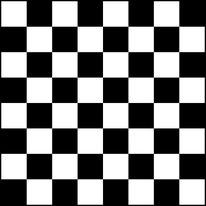
#> input picture Harris/Images/chess.jpeg, 206 x 206 px
$ python -i harris.py   (imports and definitions only)   (older library calls are emulated)
#> lines starting #> are read from the running program, lines starting #| are printed output that depends on the picture
#> further down, picture is the input picture: shape (206, 206, 3); min 0, max 255, mean 124.4
### Harris/utiles.py
import cv2
import matplotlib.pyplot as plt
import numpy as np


def gradient_x(imggray , k_size):

    if k_size == 5:
        kernel_x = np.array([
            [-2, -1, 0, 1, 2],
            [-2, -1, 0, 1, 2],
            [-4, -2, 0, 2, 4],
            [-2, -1, 0, 1, 2],
            [-2, -1, 0, 1, 2]])

    elif k_size == 3:
        kernel_x = np.array([
            [-1, 0, 1],
            [-2, 0, 2],
            [-1, 0, 1]])

    return convolution( imggray, kernel_x )

def gradient_y(imggray, k_size):
    if k_size == 5:
        kernel_y = np.array([
            [-2, -2, -4, -2, -2],
            [-1, -1, -2, -1, -1],
            [ 0,  0,  0,  0,  0],
            [ 1,  1,  2,  1,  1],
            [ 2,  2,  4,  2,  2]])

    elif k_size == 3:
        kernel_y = np.array([
        [1, 2, 1],
        [0, 0, 0],
        [-1, -2, -1]])

    return convolution( imggray, kernel_y )


def gaussian_filter(img, m, n, sigma):
    gaussian = np.zeros((m, n))
    m = m//2
    n = n//2
    for i in range(-m, m+1):
        for j in range(-n, n+1):
            x1 = sigma*(2*np.pi)**2
            x2 = np.exp(-(i**2+j**2)/(2*sigma**2))
            gaussian[i+m, j+n] = (1/x1)*x2

    return convolution( img, gaussian )


def convolution(image, kernel, average=False):
#> called with kernel = array of shape (3, 3), average = False
    if len(image.shape) == 3:
        # print("Found 3 Channels : {}".format(image.shape))
        image = cv2.cvtColor(image, cv2.COLOR_BGR2GRAY)
        # print("Converted to Gray Channel. Size : {}".format(image.shape))
    else:
        print("Image Shape : {}".format(image.shape))

    # print("Kernel Shape : {}".format(kernel.shape))


    image_row, image_col = image.shape
#> image_row = 206; image_col = 206
    kernel_row, kernel_col = kernel.shape

    output = np.zeros(image.shape)

    pad_height = int((kernel_row - 1) / 2)
    pad_width = int((kernel_col - 1) / 2)

    padded_image = np.zeros((image_row + (2 * pad_height), image_col + (2 * pad_width)))

    padded_image[pad_height:padded_image.shape[0] - pad_height, pad_width:padded_image.shape[1] - pad_width] = image


    for row in range(image_row):
        for col in range(image_col):
            output[row, col] = np.sum(kernel * padded_image[row:row + kernel_row, col:col + kernel_col])
            if average:
                output[row, col] /= kernel.shape[0] * kernel.shape[1]

    # print("Output Image size : {}".format(output.shape))

    return output

# [11 lines left out: functions plot_image, from_RGB_to_GS, not called in this run]

### Harris/harris.py
import cv2
from utiles import *


def f_harris(source: np.ndarray, k: float = 0.05 , window_size: int = 3):
    # :param k: Sensitivity factor to separate corners from edges.

    I_x = gradient_x(source, 3)
    I_y = gradient_y(source, 3)
#> call 2 of convolution, with kernel = array of shape (3, 3), average = False
#> after the loop in convolution (call 2), `for row in range(image_row):`:
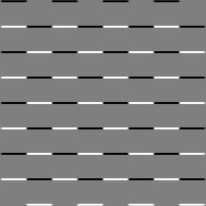
#> output: shape (206, 206) float64; min -1020, max 1020, mean 0; drawn with min black and max white

    # I_x = cv2.Sobel(source, cv2.CV_64F, 1, 0, ksize=3)
    # I_y = cv2.Sobel(source, cv2.CV_64F, 0, 1, ksize=3)

    Ixx = gaussian_filter(I_x**2, 3,3, sigma=1)
#> call 3 of convolution, with kernel = array of shape (3, 3), average = False
#| Image Shape : (206, 206)
#> after the loop in convolution (call 3), `for row in range(image_row):`:
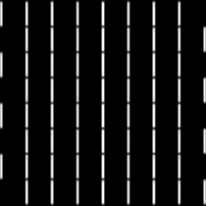
#> output: shape (206, 206) float64; min 0, max 84874.5, mean 7269.2; drawn with min black and max white
    Ixy = gaussian_filter(I_y*I_x, 3,3, sigma=1)
#| Image Shape : (206, 206)
    Iyy = gaussian_filter(I_y**2, 3,3, sigma=1)
#| Image Shape : (206, 206)
#> in convolution (call 5), `padded_image[pad_height:padded_image.shape[0] - pad_height, pad_width:..`:
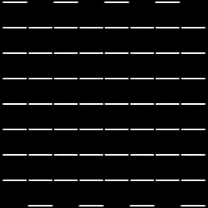
#> padded_image: shape (208, 208) float64; min 0, max 1040400, mean 58038.1; drawn with min black and max white
#> after the loop in convolution (call 5), `for row in range(image_row):`:
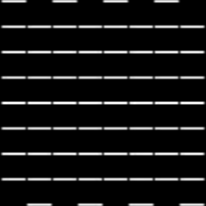
#> output: shape (206, 206) float64; min 0, max 85153.9, mean 7255; drawn with min black and max white

    # Ixx = cv2.GaussianBlur(I_x**2, (3,3), sigmaX=0)
    # Ixy = cv2.GaussianBlur(I_y*I_x, (3,3), sigmaX=0)
    # Iyy = cv2.GaussianBlur(I_y**2, (3,3), sigmaX=0)

    # This is H Matrix
    # [ Ix^2        Ix * Iy ]
    # [ Ix * Iy     Iy^2    ]

    # Harris Response R corner strength function
    # R = det(H) - k(trace(H))^2

    # determinant
    detA = Ixx * Iyy - Ixy ** 2
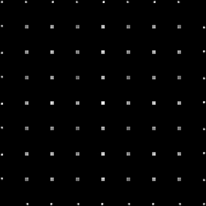
#> detA: shape (206, 206) float64; min 0, max 1.23e+09, mean 14131726.8; drawn with min black and max white
    # trace
    traceA = Ixx + Iyy
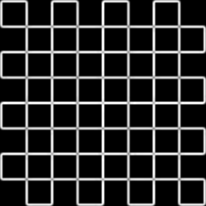
#> traceA: shape (206, 206) float64; min 0, max 85177.3, mean 14524.2; drawn with min black and max white

    harris_response = detA - k * traceA ** 2
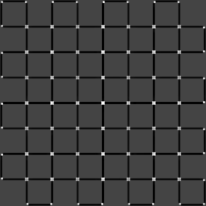
#> harris_response: shape (206, 206) float64; min -360811929.2, max 980604027.2, mean -30166832.2; drawn with min black and max white

    return harris_response


def categorize_harris_response( img, harris_response, threshold ):

    harris_matrix = np.copy(harris_response)
    max_corner_response = np.max(harris_matrix)

    corner_indices  = np.copy(img)
    edges_indices = np.copy(img)

    # We can use these peak values to isolate corners and edges
    # - Corner : R > max_response * threshold
    # - Edge   : R < max_response * threshold
    # - Flat   : R = max_response * threshold

    # corner_indices = np.array(harris_matrix > (max_corner_response * threshold), dtype="int8")
    # edges_indices = np.array(harris_matrix < 0, dtype="int8")
    # flat_indices = np.array(harris_matrix == 0, dtype="int8")

    for rowindex, response in enumerate(harris_matrix ):
        for colindex, r in enumerate(response):
            if r > (max_corner_response * threshold):
                # this is a corner
                corner_indices[rowindex, colindex] = [255,0,0]
            elif r < 0:
                # this is an edge
                edges_indices[rowindex, colindex] = [0,255,0]


    return corner_indices, edges_indices

>>> import cv2
>>> picture = cv2.imread('Images/chess.jpeg')
>>> result = f_harris(picture)
